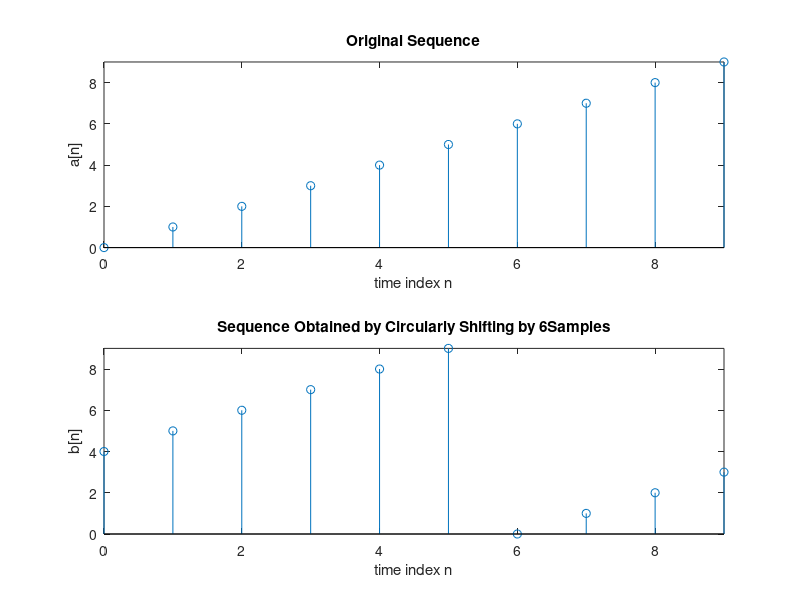

MATLAB code to generate this figure:
% Program P3_7B
% Illustration of Circular Shift of a Sequence
clf;
% initialize shift amount M
M = 6;
% initialize sequence a to be shifted
a = [0 1 2 3 4 5 6 7 8 9];
b = circshift(a, M); % perform the circular shift
L = length(a) - 1;
% plot the original sequence a and the circularly shifted sequence b
n = 0:L;
subplot(2, 1, 1);
stem(n, a); axis([0, L, min(a), max(a)]);
title('Original Sequence');
xlabel('time index n');
ylabel('a[n]');
subplot(2, 1, 2);
stem(n, b); axis([0, L, min(a), max(a)]);
title(['Sequence Obtained by Circularly Shifting by ', num2str(M), 'Samples']);
xlabel('time index n');
ylabel('b[n]');
